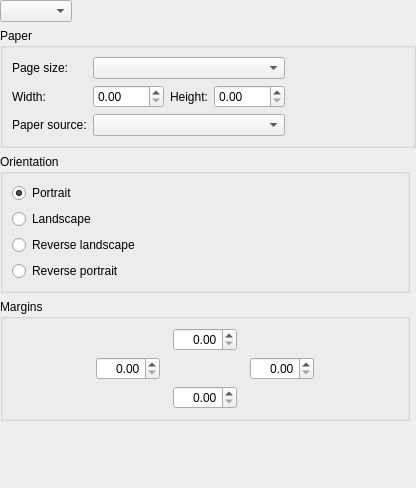
<ui version="4.0" >
 <class>QPageSetupWidget</class>
 <widget class="QWidget" name="QPageSetupWidget" >
  <property name="geometry" >
   <rect>
    <x>0</x>
    <y>0</y>
    <width>416</width>
    <height>488</height>
   </rect>
  </property>
  <property name="windowTitle" >
   <string>Form</string>
  </property>
  <layout class="QGridLayout" name="gridLayout_3" >
   <property name="margin" >
    <number>0</number>
   </property>
   <item row="0" column="0" colspan="2" >
    <layout class="QHBoxLayout" name="horizontalLayout_4" >
     <item>
      <widget class="QComboBox" name="unit" />
     </item>
     <item>
      <spacer name="horizontalSpacer_3" >
       <property name="orientation" >
        <enum>Qt::Horizontal</enum>
       </property>
       <property name="sizeHint" stdset="0" >
        <size>
         <width>40</width>
         <height>20</height>
        </size>
       </property>
      </spacer>
     </item>
    </layout>
   </item>
   <item row="1" column="0" colspan="2" >
    <widget class="QGroupBox" name="groupBox_2" >
     <property name="title" >
      <string>Paper</string>
     </property>
     <layout class="QGridLayout" name="gridLayout_2" >
      <item row="0" column="0" >
       <widget class="QLabel" name="pageSizeLabel" >
        <property name="text" >
         <string>Page size:</string>
        </property>
        <property name="buddy" >
         <cstring>paperSize</cstring>
        </property>
       </widget>
      </item>
      <item row="0" column="1" >
       <widget class="QComboBox" name="paperSize" />
      </item>
      <item row="1" column="0" >
       <widget class="QLabel" name="widthLabel" >
        <property name="text" >
         <string>Width:</string>
        </property>
        <property name="buddy" >
         <cstring>paperWidth</cstring>
        </property>
       </widget>
      </item>
      <item row="1" column="1" >
       <layout class="QHBoxLayout" name="horizontalLayout_3" >
        <item>
         <widget class="QDoubleSpinBox" name="paperWidth" >
          <property name="maximum" >
           <double>9999.989999999999782</double>
          </property>
         </widget>
        </item>
        <item>
         <widget class="QLabel" name="heightLabel" >
          <property name="text" >
           <string>Height:</string>
          </property>
          <property name="buddy" >
           <cstring>paperHeight</cstring>
          </property>
         </widget>
        </item>
        <item>
         <widget class="QDoubleSpinBox" name="paperHeight" >
          <property name="maximum" >
           <double>9999.989999999999782</double>
          </property>
         </widget>
        </item>
       </layout>
      </item>
      <item row="2" column="0" >
       <widget class="QLabel" name="paperSourceLabel" >
        <property name="text" >
         <string>Paper source:</string>
        </property>
        <property name="buddy" >
         <cstring>paperSource</cstring>
        </property>
       </widget>
      </item>
      <item row="2" column="1" >
       <widget class="QComboBox" name="paperSource" />
      </item>
      <item row="1" column="2" >
       <spacer name="horizontalSpacer_4" >
        <property name="orientation" >
         <enum>Qt::Horizontal</enum>
        </property>
        <property name="sizeHint" stdset="0" >
         <size>
          <width>40</width>
          <height>20</height>
         </size>
        </property>
       </spacer>
      </item>
     </layout>
    </widget>
   </item>
   <item row="2" column="0" >
    <widget class="QGroupBox" name="groupBox_3" >
     <property name="title" >
      <string>Orientation</string>
     </property>
     <layout class="QVBoxLayout" name="verticalLayout" >
      <item>
       <widget class="QRadioButton" name="portrait" >
        <property name="text" >
         <string>Portrait</string>
        </property>
        <property name="checked" >
         <bool>true</bool>
        </property>
       </widget>
      </item>
      <item>
       <widget class="QRadioButton" name="landscape" >
        <property name="text" >
         <string>Landscape</string>
        </property>
       </widget>
      </item>
      <item>
       <widget class="QRadioButton" name="reverseLandscape" >
        <property name="text" >
         <string>Reverse landscape</string>
        </property>
       </widget>
      </item>
      <item>
       <widget class="QRadioButton" name="reversePortrait" >
        <property name="text" >
         <string>Reverse portrait</string>
        </property>
       </widget>
      </item>
      <item>
       <spacer name="verticalSpacer_5" >
        <property name="orientation" >
         <enum>Qt::Vertical</enum>
        </property>
        <property name="sizeHint" stdset="0" >
         <size>
          <width>0</width>
          <height>0</height>
         </size>
        </property>
       </spacer>
      </item>
     </layout>
    </widget>
   </item>
   <item rowspan="2" row="2" column="1" >
    <widget class="QWidget" native="1" name="preview" />
   </item>
   <item row="3" column="0" >
    <widget class="QGroupBox" name="groupBox" >
     <property name="title" >
      <string>Margins</string>
     </property>
     <layout class="QHBoxLayout" name="horizontalLayout_2" >
      <item>
       <layout class="QGridLayout" name="gridLayout" >
        <item row="0" column="1" >
         <widget class="QDoubleSpinBox" name="topMargin" >
          <property name="toolTip" >
           <string>top margin</string>
          </property>
          <property name="alignment" >
           <set>Qt::AlignRight|Qt::AlignVCenter</set>
          </property>
          <property name="maximum" >
           <double>999.990000000000009</double>
          </property>
         </widget>
        </item>
        <item row="1" column="0" colspan="3" >
         <layout class="QHBoxLayout" name="horizontalLayout" >
          <item>
           <spacer name="horizontalSpacer_7" >
            <property name="orientation" >
             <enum>Qt::Horizontal</enum>
            </property>
            <property name="sizeHint" stdset="0" >
             <size>
              <width>0</width>
              <height>20</height>
             </size>
            </property>
           </spacer>
          </item>
          <item>
           <widget class="QDoubleSpinBox" name="leftMargin" >
            <property name="toolTip" >
             <string>left margin</string>
            </property>
            <property name="alignment" >
             <set>Qt::AlignRight|Qt::AlignVCenter</set>
            </property>
            <property name="maximum" >
             <double>999.990000000000009</double>
            </property>
           </widget>
          </item>
          <item>
           <spacer name="horizontalSpacer" >
            <property name="orientation" >
             <enum>Qt::Horizontal</enum>
            </property>
            <property name="sizeType" >
             <enum>QSizePolicy::MinimumExpanding</enum>
            </property>
            <property name="sizeHint" stdset="0" >
             <size>
              <width>0</width>
              <height>0</height>
             </size>
            </property>
           </spacer>
          </item>
          <item>
           <widget class="QDoubleSpinBox" name="rightMargin" >
            <property name="toolTip" >
             <string>right margin</string>
            </property>
            <property name="alignment" >
             <set>Qt::AlignRight|Qt::AlignVCenter</set>
            </property>
            <property name="maximum" >
             <double>999.990000000000009</double>
            </property>
           </widget>
          </item>
          <item>
           <spacer name="horizontalSpacer_8" >
            <property name="orientation" >
             <enum>Qt::Horizontal</enum>
            </property>
            <property name="sizeHint" stdset="0" >
             <size>
              <width>0</width>
              <height>20</height>
             </size>
            </property>
           </spacer>
          </item>
         </layout>
        </item>
        <item row="2" column="1" >
         <widget class="QDoubleSpinBox" name="bottomMargin" >
          <property name="toolTip" >
           <string>bottom margin</string>
          </property>
          <property name="alignment" >
           <set>Qt::AlignRight|Qt::AlignVCenter</set>
          </property>
          <property name="maximum" >
           <double>999.990000000000009</double>
          </property>
         </widget>
        </item>
        <item row="0" column="2" >
         <spacer name="horizontalSpacer_2" >
          <property name="orientation" >
           <enum>Qt::Horizontal</enum>
          </property>
          <property name="sizeType" >
           <enum>QSizePolicy::MinimumExpanding</enum>
          </property>
          <property name="sizeHint" stdset="0" >
           <size>
            <width>0</width>
            <height>20</height>
           </size>
          </property>
         </spacer>
        </item>
        <item row="0" column="0" >
         <spacer name="horizontalSpacer_5" >
          <property name="orientation" >
           <enum>Qt::Horizontal</enum>
          </property>
          <property name="sizeType" >
           <enum>QSizePolicy::MinimumExpanding</enum>
          </property>
          <property name="sizeHint" stdset="0" >
           <size>
            <width>0</width>
            <height>20</height>
           </size>
          </property>
         </spacer>
        </item>
       </layout>
      </item>
     </layout>
    </widget>
   </item>
   <item row="4" column="0" >
    <spacer name="verticalSpacer" >
     <property name="orientation" >
      <enum>Qt::Vertical</enum>
     </property>
     <property name="sizeHint" stdset="0" >
      <size>
       <width>20</width>
       <height>0</height>
      </size>
     </property>
    </spacer>
   </item>
  </layout>
 </widget>
 <connections/>
</ui>
